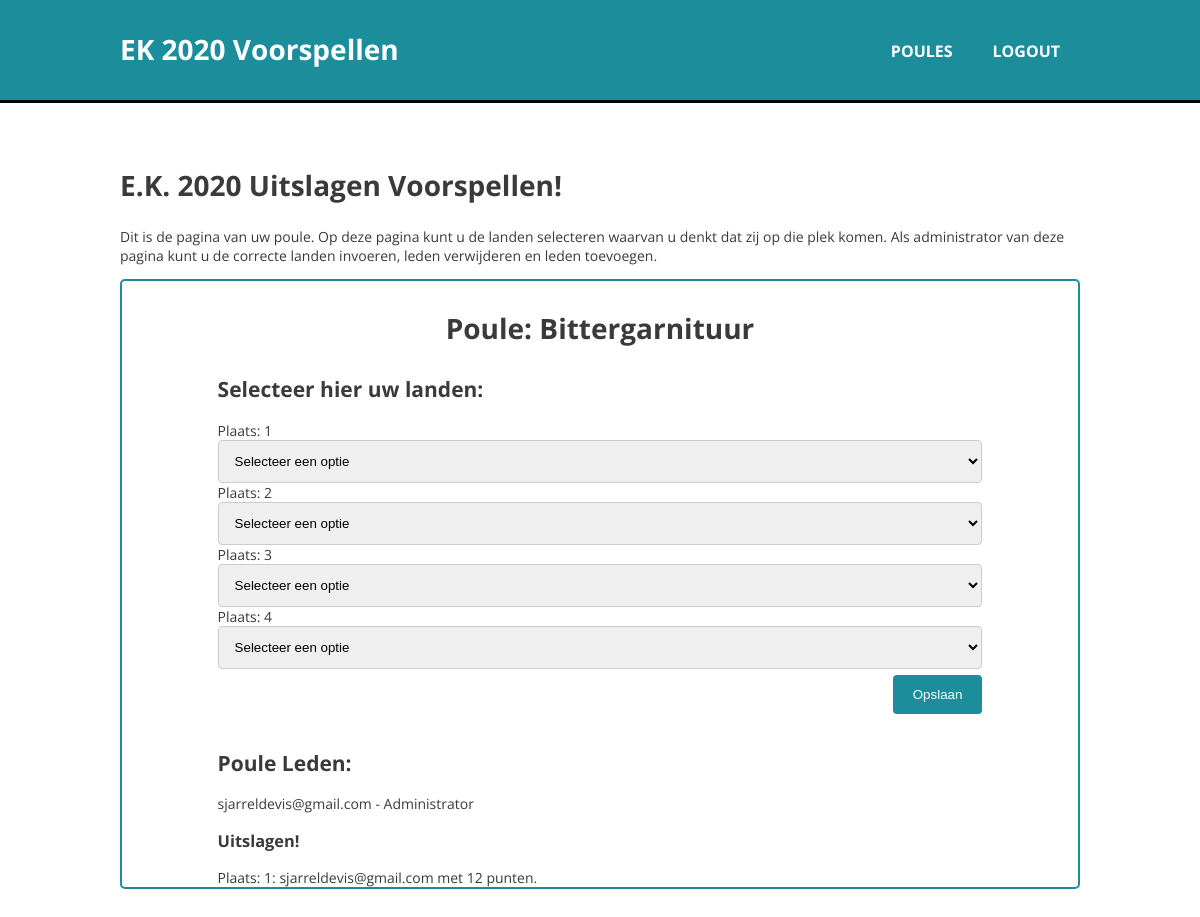
Page /poule.php?pouleId=46 (signed in) on the committed database.
### tables this page shows
CREATE TABLE `poule` (
  `poule_id` int(11) NOT NULL,
  `poule_administrator_id` int(11) NOT NULL,
  `poule_name` varchar(60) NOT NULL,
  `correct_country_id_1` int(11) DEFAULT NULL,
  `correct_country_id_2` int(11) DEFAULT NULL,
  `correct_country_id_3` int(11) DEFAULT NULL,
  `correct_country_id_4` int(11) DEFAULT NULL
);

CREATE TABLE `user` (
  `user_id` int(11) NOT NULL,
  `user_name` varchar(60) DEFAULT NULL,
  `user_email` varchar(100) NOT NULL,
  `user_password` varchar(120) NOT NULL
);

CREATE TABLE `user_poule` (
  `user_id` int(11) NOT NULL,
  `poule_id` int(11) NOT NULL,
  `user_sel_country_1` int(11) DEFAULT NULL,
  `user_sel_country_2` int(11) DEFAULT NULL,
  `user_sel_country_3` int(11) DEFAULT NULL,
  `user_sel_country_4` int(11) DEFAULT NULL,
  `points` int(3) NOT NULL DEFAULT '0'
);

### assets/db/database.class.php (called while the page is built, shortened)
<?php
class Database {
	private $connection;
	public function connect() {
		$this->host = "localhost";
		$this->username = "mzuidema";
		$this->password = "A5f%jc49";
		$this->database = "ekApplicatie";
		$this->connection = new mysqli($this->host, $this->username, $this->password, $this->database);
		if($this->connection->connect_error) {
			die("Something went wrong");
		} else {
			return $this->connection;
		}
	}
	public function getConnection() {
		return $this->connection;
	}
}
?>

### assets/db/Poule/poule.inc.php (called while the page is built, shortened)
<?php
class Poule extends Database {
	protected function getPouleName($poule_id)
	{
		$sql = "SELECT poule_name FROM poule WHERE poule_id = $poule_id";
		$result = $this->getConnection()->query($sql);
        $rows = $result->num_rows;
        if ($rows > 0) {
            $data = $result->fetch_assoc();
            return $data;
        } else {
            return "No results found!";
        }
	}
	protected function getPouleAdmin($poule_id)
	{
		$sql = "SELECT poule_administrator_id FROM poule WHERE poule_id = $poule_id";
		$result = $this->connect()->query($sql);
        $rows = $result->num_rows;
        if ($rows > 0) {
            $row = $result->fetch_assoc();
            $data[] = $row;
            return $data;
        } else {
            return "No results found!";
        }
	}
	protected function getAllUsersFromPoule($poule_id)
	{
		$sql = "SELECT * FROM user LEFT JOIN user_poule ON user_poule.user_id = user.user_id WHERE user_poule.poule_id = $poule_id";
		$result = $this->getConnection()->query($sql);
        $rows = $result->num_rows;
        if ($rows > 0) {
            while ($row = $result->fetch_assoc()) {
                $data[] = $row;
            }
            return $data;
        } else {
            return null;
        }
	}
	protected function getSelectedCountryProcess($user_id, $poule_id, $number)
	{
		$sql = "SELECT user_sel_country_$number FROM user_poule WHERE user_id = $user_id AND poule_id = $poule_id";
		$result = $this->connect()->query($sql);
        $rows = $result->num_rows;
        if ($rows > 0) {
            $row = $result->fetch_assoc();
            $data[] = $row;
            return $data;
        } else {
            return  "No results found!";
        }
	}
	protected function countFirstCorrectCountry($poule_id)
	{
		$sql = "SELECT COUNT(poule.correct_country_id_1) AS count FROM poule WHERE poule.poule_id = $poule_id";
		$result = $this->connect()->query($sql);
        $row = $result->fetch_assoc();
        return $row;
	}
}
?>

### assets/db/Poule/pouleAction.inc.php (called while the page is built, shortened)
<?php
class pouleAction extends Poule {
	public function showPouleName($poule_id) {
		$data = $this->getPouleName($poule_id)['poule_name'];
		return $data;
	}
	public function isPouleAdmin($poule_id, $user_id)
	{
		$data = $this->getPouleAdmin($poule_id);
		if($data[0]['poule_administrator_id'] == $user_id) {
			return true;
		} else {
			return false;
		}
	}
	public function showAllUsersForPoule($poule_id)
	{
		$data = $this->getAllUsersFromPoule($poule_id);
		return $data;
	}
	public function getSelectedCountry($user_id, $poule_id, $number)
	{
		$data = $this->getSelectedCountryProcess($user_id, $poule_id, $number);
		return $data;
	}
	public function areCorrectCountriesFilled($poule_id)
	{
		if($data = $this->countFirstCorrectCountry($poule_id)['count'] > 0) {
			return true;
		} else {
			return false;
		}
	}
}
?>

### assets/db/Country/country.inc.php (called while the page is built, shortened)
<?php
class Country extends Database {
	protected function getCountryList()
	{
		$sql = "SELECT * FROM country";
		$result = $this->getConnection()->query($sql);
        $rows = $result->num_rows;
        if ($rows > 0) {
            while ($row = $result->fetch_assoc()) {
                $data[] = $row;
            }
            return $data;
        } else {
            return null;
        }
	}
}
?>

### assets/db/Country/countryAction.inc.php (called while the page is built, shortened)
<?php
class countryAction extends Country {
	public function countryList()
	{
		$data = $this->getCountryList();
		return $data;
	}
}
?>

### assets/inc/functions.php (called while the page is built, shortened)
<?php
function sortArrayOnPoints($array) {
	$points = array_column($array, "points");
	array_multisort($points, SORT_DESC, $array);
	return $array;
}
?>

### poule.php (the view, shortened to what this page needs)
<?php
require_once 'assets/db/database.class.php';
require_once 'assets/db/User/user.inc.php';
require_once 'assets/db/Poule/poule.inc.php';
require_once 'assets/db/Poule/pouleAction.inc.php';
require_once 'assets/db/Country/country.inc.php';
require_once 'assets/db/Country/countryAction.inc.php';
require_once 'assets/inc/functions.php';
$poule = new pouleAction();
$countryAction = new countryAction();
if($_GET['pouleId'] != null) {
	$id = htmlspecialchars($_GET['pouleId'], ENT_QUOTES, 'UTF-8');
} else {
	Header("Location: home.php?mess=Er is iets foutgegaan bij het inladen van de poule, probeer het opnieuw!&color=red");
}
?>
<!DOCTYPE html>
<html lang="nl">
	<head>
	</head>
	<body>
		<?php require_once 'assets/inc/header.php'; ?>
		<main>
			<section id="banner">
				<div class="container">
					<h1>E.K. 2020 Uitslagen Voorspellen!</h1>
					<p id="banner-content">
						Dit is de pagina van uw poule. Op deze pagina kunt u de landen selecteren waarvan u denkt dat zij op die plek komen. Als administrator van deze pagina kunt u de correcte landen invoeren, leden verwijderen en leden toevoegen.
					</p>
				</div>
			</section>
			<section id="content">
				<div class="container">
					<section class="poule">
						<div class="container">
							<h1>Poule: <?= $poule->showPouleName($id); ?></h1>
							<h2>Selecteer hier uw landen:</h2>
							<form action="assets/proc/countrySelectProcess.php" method="POST">
								<div id="poule-country-grid">
									<?php
										for($i = 1; $i < 5; $i++) {
											$currentCountry = $poule->getSelectedCountry($_SESSION['user_id'], $id, $i)[0]["user_sel_country_$i"];
											echo "Plaats: " . $i;
											echo "<select name='country-" . $i . "'>";
											echo "<option value='0'>Selecteer een optie</option>";
											foreach($countryAction->countryList() as $country) {
												echo "<option value='" . $country['country_id'] . "'";
												if($currentCountry == $country['country_id']) {
													echo "selected";
												}
												echo ">";
												echo $country['country_name'];
												echo "</option>";
											}
											echo "</select>";
										}
									?>
								</div>
								<input type="submit" value="Opslaan" name="submitLogin" id="poule-country-btn">
							</form>
							<?php if($poule->isPouleAdmin($id, $_SESSION['user_id'])) : ?>
								<div id="poule-correct-country">
									<h2>Selecteer hier de correcte antwoorden in:</h2>
									<form action="assets/proc/correctCountrySelectProcess.php" method="POST">
										<div id="poule-country-grid">
											<?php
												for($i = 1; $i < 5; $i++) {
													$currentCountry = $countryAction->getCorrectCountry($i, $id)[0]["correct_country_id_$i"];
													echo "Plaats: " . $i;
													echo "<select name='correct_country_id_" . $i . "'>";
													echo "<option value='0'>Selecteer een optie</option>";
													foreach($countryAction->countryList() as $country) {
														echo "<option value='" . $country['country_id'] . "'";
														if($currentCountry == $country['country_id']) {
															echo "selected";
														}
														echo ">";
														echo $country['country_name'];
														echo "</option>";
													}
													echo "</select>";
												}
											?>
										</div>
										<input type="hidden" name="pouleId" value="<?php echo $id; ?>">
										<input type="submit" value="Opslaan" name="submitLogin" id="poule-country-btn">
									</form>
							<?php endif; ?>
							<div id="poule-table">
								<h2>Poule Leden:</h2>
								<ul>
									<?php foreach($poule->showAllUsersForPoule($id) as $user) : ?>
										<li><?php echo $user['user_email']; ?>
										<?php if($poule->isPouleAdmin($id, $user['user_id'])) : ?>
											- Administrator
										<?php endif; ?>
									<?php endforeach; ?>
								</ul>
								<?php if($poule->areCorrectCountriesFilled($id)) : ?>
								<h3>Uitslagen!</h3>
								<ul>
									<?php $members = sortArrayOnPoints($poule->showAllUsersForPoule($id)); foreach($members as $key => $member) : ?>
										<li>Plaats: <?= $key + 1; ?>: <?= $member['user_email']; ?> met <?= $member['points']; if($member['points'] == 1) { echo " punt"; } else { echo " punten"; }?>.</li>
									<?php endforeach; ?>
								</ul>
								<?php endif; ?>
							</div>
						</div>
					</section>
				</div>
			</section>
		</main>
	</body>
</html>

### assets/css/main.css (style rules this page uses)
body { font-size: 14px; font-family: 'Open Sans', sans-serif; margin: 0; padding: 0; color: #3a3a3a; }
.container { width: 80%; margin: auto; overflow: hidden; }
ul { margin: 0; padding: 0; }
main { margin-top: 5vh; }
input[type=text], select, textarea { width: 100%; padding: 12px; border: 1px solid #ccc; border-radius: 4px; resize: vertical; }
input[type=submit] { margin-top: 6px; background-color: #1b8d9b; color: white; padding: 12px 20px; border: none; border-radius: 4px; cursor: pointer; float: right; }
input[type=text], input[type=password], input[type=email], select, textarea { width: 100%; padding: 12px; border: 1px solid #ccc; border-radius: 4px; resize: vertical; }
#banner h1 { font-size: 2em; }
.poule { border: 2px solid #1b8d9b; border-radius: 5px; margin-bottom: 50px; }
.poule h1 { font-size: 2em; text-align: center; }
#poule-country-grid { display: grid; grid-template-columns: 60px auto 60px auto 60px auto 60px auto; grid-gap: 20px; }
#poule-table { margin-top: 10vh; }
@media (max-width: 1220px) { #poule-country-grid { display: block; margin-top: 10px; } }

### rows in the picture
poule: poule_name "Bittergarnituur"
user: user_email "sjarreldevis@gmail.com", user_poule.points "12"
